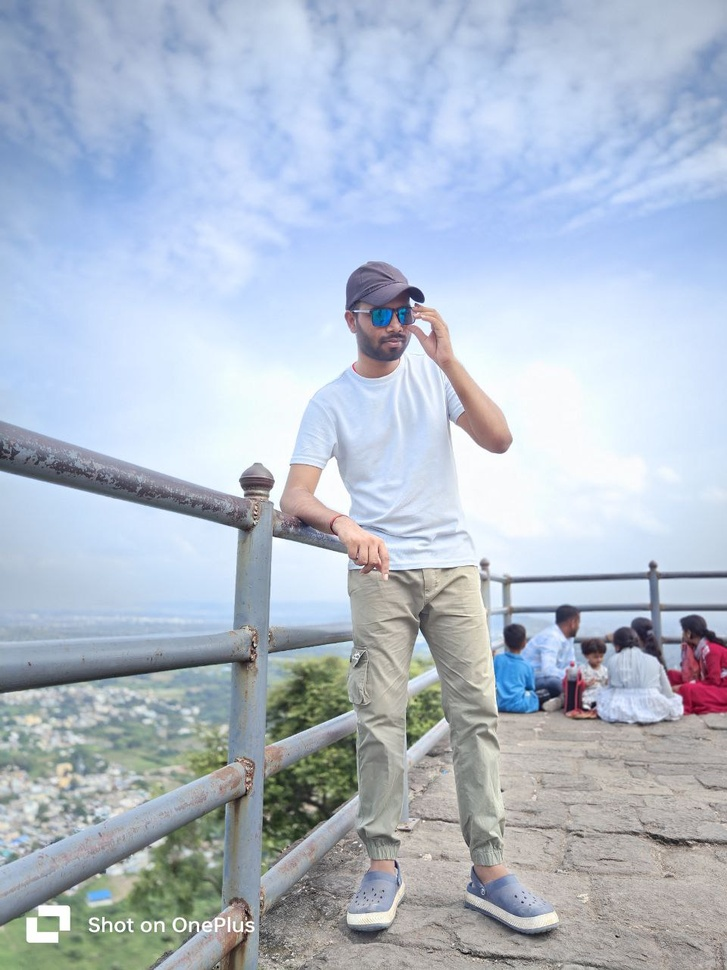
#> input picture backend/test.jpg, 727 x 970 px, shrunk from 960 x 1280 before the run
$ python feature_detection.py
#> lines starting #> are read from the running program, lines starting #| are printed output that depends on the picture
import cv2
import numpy as np

# Load the image
image = cv2.imread("test.jpg")
#> image is the input picture: shape (970, 727, 3); mean B, G, R 203.6, 188.2, 176.8

if image is None:
    print("Error: Image not found. Place a test.jpg file in the same directory.")
    exit()

# Convert to grayscale
gray = cv2.cvtColor(image, cv2.COLOR_BGR2GRAY)
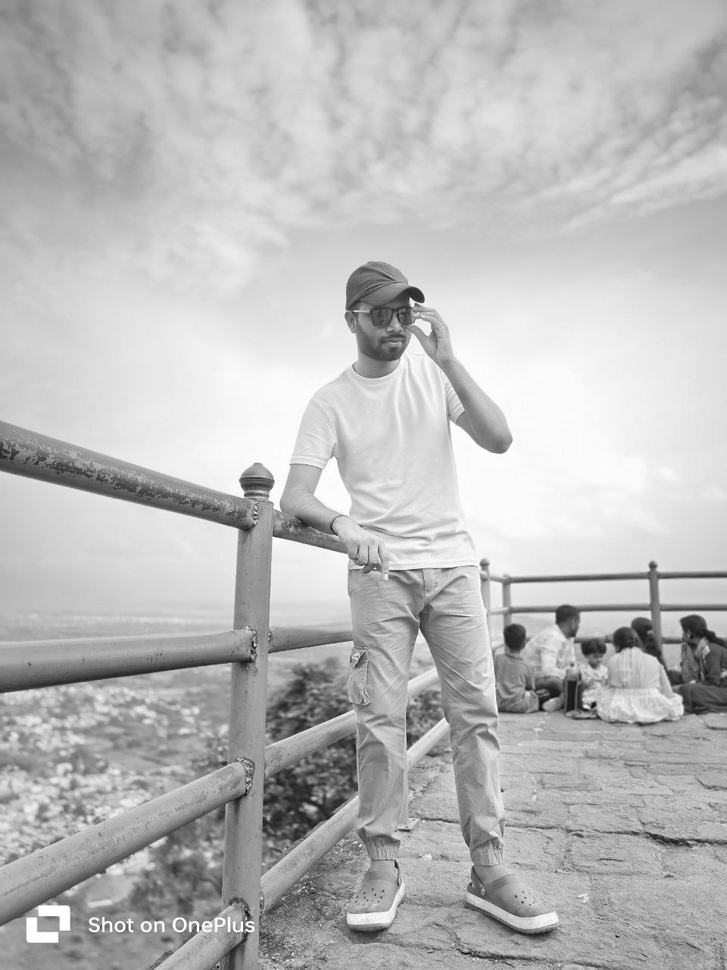
#> gray: shape (970, 727); min 1, max 255, mean 186.5

# Initialize SIFT detector
sift = cv2.SIFT_create()

# Detect keypoints and descriptors
keypoints, descriptors = sift.detectAndCompute(gray, None)
#> keypoints = 2469 keypoints; strongest (x, y, size): (412, 302, 4.5), (514, 638, 15.9), (593, 705, 4), (566, 616, 16)

# Draw keypoints on the image
image_with_keypoints = cv2.drawKeypoints(image, keypoints, None, flags=cv2.DRAW_MATCHES_FLAGS_DRAW_RICH_KEYPOINTS)
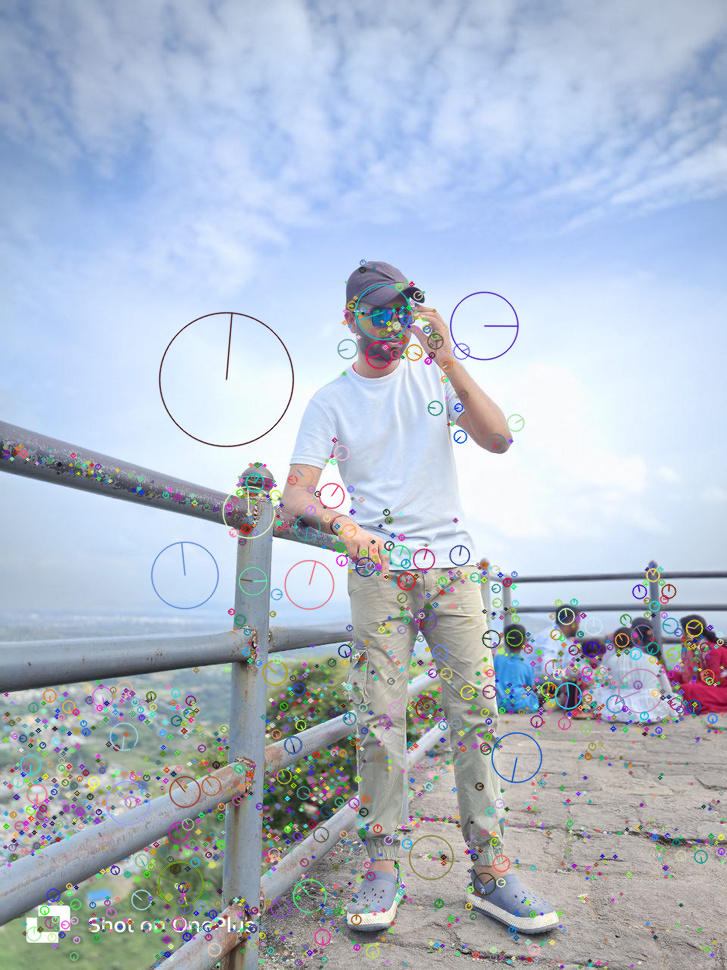
#> image_with_keypoints: shape (970, 727, 3); mean B, G, R 202.2, 186.7, 175.5

# Show the image with keypoints
cv2.imshow("Feature Detection", image_with_keypoints)
cv2.waitKey(0)
cv2.destroyAllWindows()
